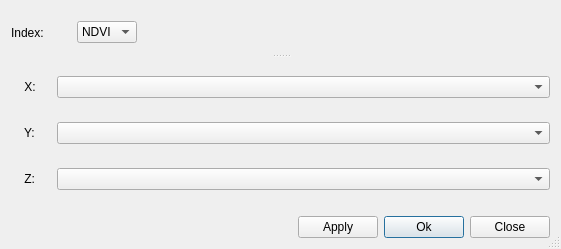
<?xml version="1.0" encoding="UTF-8"?>
<ui version="4.0">
 <class>Calculator</class>
 <widget class="QDialog" name="Calculator">
  <property name="windowModality">
   <enum>Qt::ApplicationModal</enum>
  </property>
  <property name="geometry">
   <rect>
    <x>0</x>
    <y>0</y>
    <width>561</width>
    <height>249</height>
   </rect>
  </property>
  <property name="sizePolicy">
   <sizepolicy hsizetype="Fixed" vsizetype="Fixed">
    <horstretch>0</horstretch>
    <verstretch>0</verstretch>
   </sizepolicy>
  </property>
  <property name="windowTitle">
   <string>Raster Index Calculator</string>
  </property>
  <property name="windowIcon">
   <iconset>
    <normaloff>corn_logo_color_ico.ico</normaloff>corn_logo_color_ico.ico</iconset>
  </property>
  <property name="sizeGripEnabled">
   <bool>true</bool>
  </property>
  <property name="modal">
   <bool>false</bool>
  </property>
  <layout class="QGridLayout" name="gridLayout_2">
   <item row="0" column="0" colspan="4">
    <widget class="QSplitter" name="splitter">
     <property name="orientation">
      <enum>Qt::Vertical</enum>
     </property>
     <widget class="QWidget" name="layoutWidget">
      <layout class="QHBoxLayout" name="horizontalLayout_4">
       <item>
        <widget class="QLabel" name="label">
         <property name="maximumSize">
          <size>
           <width>60</width>
           <height>16777215</height>
          </size>
         </property>
         <property name="text">
          <string>Index:</string>
         </property>
        </widget>
       </item>
       <item>
        <widget class="QComboBox" name="RasterIndex">
         <property name="minimumSize">
          <size>
           <width>60</width>
           <height>0</height>
          </size>
         </property>
         <property name="maximumSize">
          <size>
           <width>60</width>
           <height>16777215</height>
          </size>
         </property>
         <item>
          <property name="text">
           <string>NDVI</string>
          </property>
         </item>
        </widget>
       </item>
       <item>
        <spacer name="horizontalSpacer">
         <property name="orientation">
          <enum>Qt::Horizontal</enum>
         </property>
         <property name="sizeType">
          <enum>QSizePolicy::Fixed</enum>
         </property>
         <property name="sizeHint" stdset="0">
          <size>
           <width>40</width>
           <height>20</height>
          </size>
         </property>
        </spacer>
       </item>
       <item>
        <widget class="QLabel" name="IndexFormula">
         <property name="text">
          <string/>
         </property>
         <property name="pixmap">
          <pixmap>ndvi_400px.jpg</pixmap>
         </property>
         <property name="scaledContents">
          <bool>false</bool>
         </property>
        </widget>
       </item>
      </layout>
     </widget>
     <widget class="QWidget" name="layoutWidget">
      <layout class="QGridLayout" name="gridLayout">
       <item row="0" column="1">
        <widget class="QComboBox" name="RasterX"/>
       </item>
       <item row="2" column="1">
        <widget class="QComboBox" name="RasterZ"/>
       </item>
       <item row="0" column="0">
        <widget class="QLabel" name="XLabel">
         <property name="maximumSize">
          <size>
           <width>40</width>
           <height>20</height>
          </size>
         </property>
         <property name="text">
          <string>    X:</string>
         </property>
        </widget>
       </item>
       <item row="1" column="1">
        <widget class="QComboBox" name="RasterY"/>
       </item>
       <item row="1" column="0">
        <widget class="QLabel" name="YLabel">
         <property name="text">
          <string>    Y:</string>
         </property>
        </widget>
       </item>
       <item row="2" column="0">
        <widget class="QLabel" name="ZLabel">
         <property name="text">
          <string>    Z:</string>
         </property>
        </widget>
       </item>
      </layout>
     </widget>
    </widget>
   </item>
   <item row="1" column="0">
    <spacer name="horizontalSpacer_2">
     <property name="orientation">
      <enum>Qt::Horizontal</enum>
     </property>
     <property name="sizeHint" stdset="0">
      <size>
       <width>120</width>
       <height>20</height>
      </size>
     </property>
    </spacer>
   </item>
   <item row="1" column="2">
    <widget class="QPushButton" name="RasterOkButton">
     <property name="text">
      <string>Ok</string>
     </property>
    </widget>
   </item>
   <item row="1" column="1">
    <widget class="QPushButton" name="RasterApplyButton">
     <property name="text">
      <string>Apply</string>
     </property>
    </widget>
   </item>
   <item row="1" column="3">
    <widget class="QPushButton" name="RasterCloseButton">
     <property name="text">
      <string>Close</string>
     </property>
    </widget>
   </item>
  </layout>
 </widget>
 <resources/>
 <connections/>
</ui>
